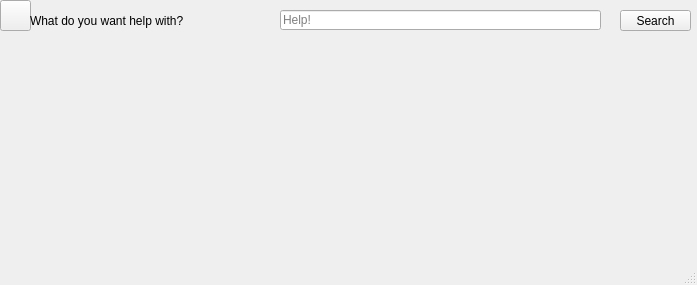
<?xml version="1.0" encoding="UTF-8"?>
<ui version="4.0">
 <class>Guide</class>
 <widget class="QMainWindow" name="Guide">
  <property name="geometry">
   <rect>
    <x>0</x>
    <y>0</y>
    <width>697</width>
    <height>285</height>
   </rect>
  </property>
  <property name="windowTitle">
   <string>MainWindow</string>
  </property>
  <widget class="QWidget" name="centralwidget">
   <widget class="QPushButton" name="pushButton_11">
    <property name="geometry">
     <rect>
      <x>0</x>
      <y>0</y>
      <width>31</width>
      <height>31</height>
     </rect>
    </property>
    <property name="styleSheet">
     <string notr="true">border-image: url(:/new/prefix1/imagfil/3138895.png);</string>
    </property>
    <property name="text">
     <string/>
    </property>
   </widget>
   <widget class="QLabel" name="label">
    <property name="geometry">
     <rect>
      <x>30</x>
      <y>10</y>
      <width>261</width>
      <height>21</height>
     </rect>
    </property>
    <property name="styleSheet">
     <string notr="true">font: 75 14pt &quot;MS Shell Dlg 2&quot;;</string>
    </property>
    <property name="text">
     <string>What do you want help with?</string>
    </property>
   </widget>
   <widget class="QLabel" name="label_guid1">
    <property name="geometry">
     <rect>
      <x>20</x>
      <y>40</y>
      <width>311</width>
      <height>21</height>
     </rect>
    </property>
    <property name="text">
     <string/>
    </property>
   </widget>
   <widget class="QPushButton" name="pushButton">
    <property name="geometry">
     <rect>
      <x>620</x>
      <y>10</y>
      <width>71</width>
      <height>21</height>
     </rect>
    </property>
    <property name="text">
     <string>Search</string>
    </property>
   </widget>
   <widget class="QLineEdit" name="lineEdit">
    <property name="geometry">
     <rect>
      <x>280</x>
      <y>10</y>
      <width>321</width>
      <height>20</height>
     </rect>
    </property>
    <property name="placeholderText">
     <string>Help!</string>
    </property>
   </widget>
   <widget class="QLabel" name="label_guid1_2">
    <property name="geometry">
     <rect>
      <x>20</x>
      <y>60</y>
      <width>311</width>
      <height>21</height>
     </rect>
    </property>
    <property name="text">
     <string/>
    </property>
   </widget>
   <widget class="QLabel" name="label_guid1_3">
    <property name="geometry">
     <rect>
      <x>20</x>
      <y>80</y>
      <width>311</width>
      <height>21</height>
     </rect>
    </property>
    <property name="text">
     <string/>
    </property>
   </widget>
   <widget class="QLabel" name="label_guid1_4">
    <property name="geometry">
     <rect>
      <x>20</x>
      <y>100</y>
      <width>311</width>
      <height>21</height>
     </rect>
    </property>
    <property name="text">
     <string/>
    </property>
   </widget>
   <widget class="QLabel" name="label_guid1_5">
    <property name="geometry">
     <rect>
      <x>20</x>
      <y>120</y>
      <width>311</width>
      <height>21</height>
     </rect>
    </property>
    <property name="text">
     <string/>
    </property>
   </widget>
   <widget class="QLabel" name="label_guid1_6">
    <property name="geometry">
     <rect>
      <x>20</x>
      <y>140</y>
      <width>311</width>
      <height>21</height>
     </rect>
    </property>
    <property name="text">
     <string/>
    </property>
   </widget>
   <widget class="QLabel" name="label_guid1_7">
    <property name="geometry">
     <rect>
      <x>20</x>
      <y>160</y>
      <width>311</width>
      <height>21</height>
     </rect>
    </property>
    <property name="text">
     <string/>
    </property>
   </widget>
   <widget class="QLabel" name="label_guid1_8">
    <property name="geometry">
     <rect>
      <x>20</x>
      <y>180</y>
      <width>311</width>
      <height>21</height>
     </rect>
    </property>
    <property name="text">
     <string/>
    </property>
   </widget>
   <widget class="QLabel" name="label_guid1_9">
    <property name="geometry">
     <rect>
      <x>20</x>
      <y>200</y>
      <width>311</width>
      <height>21</height>
     </rect>
    </property>
    <property name="text">
     <string/>
    </property>
   </widget>
   <widget class="QLabel" name="label_image">
    <property name="geometry">
     <rect>
      <x>390</x>
      <y>50</y>
      <width>451</width>
      <height>41</height>
     </rect>
    </property>
    <property name="styleSheet">
     <string notr="true"/>
    </property>
    <property name="text">
     <string/>
    </property>
   </widget>
   <widget class="QLabel" name="label_land">
    <property name="geometry">
     <rect>
      <x>390</x>
      <y>120</y>
      <width>141</width>
      <height>91</height>
     </rect>
    </property>
    <property name="styleSheet">
     <string notr="true"/>
    </property>
    <property name="text">
     <string/>
    </property>
   </widget>
   <widget class="QLabel" name="label_butcher">
    <property name="geometry">
     <rect>
      <x>390</x>
      <y>50</y>
      <width>71</width>
      <height>81</height>
     </rect>
    </property>
    <property name="styleSheet">
     <string notr="true"/>
    </property>
    <property name="text">
     <string/>
    </property>
   </widget>
  </widget>
  <widget class="QMenuBar" name="menubar">
   <property name="geometry">
    <rect>
     <x>0</x>
     <y>0</y>
     <width>697</width>
     <height>21</height>
    </rect>
   </property>
  </widget>
  <widget class="QStatusBar" name="statusbar"/>
 </widget>
 <resources/>
 <connections/>
</ui>
